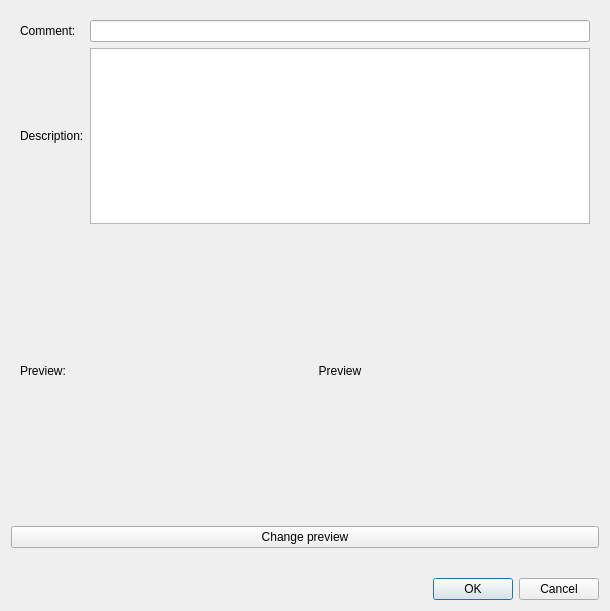
<?xml version="1.0" encoding="UTF-8"?>
<ui version="4.0">
 <class>dlg_SaveComment</class>
 <widget class="QDialog" name="dlg_SaveComment">
  <property name="geometry">
   <rect>
    <x>0</x>
    <y>0</y>
    <width>599</width>
    <height>611</height>
   </rect>
  </property>
  <property name="windowTitle">
   <string>Save Extended</string>
  </property>
  <layout class="QVBoxLayout" name="verticalLayout">
   <item>
    <widget class="QWidget" name="w_details" native="true">
     <layout class="QGridLayout" name="gridLayout">
      <item row="4" column="1">
       <widget class="QLabel" name="l_preview">
        <property name="minimumSize">
         <size>
          <width>500</width>
          <height>281</height>
         </size>
        </property>
        <property name="text">
         <string>Preview</string>
        </property>
        <property name="alignment">
         <set>Qt::AlignCenter</set>
        </property>
       </widget>
      </item>
      <item row="4" column="0">
       <widget class="QLabel" name="label">
        <property name="text">
         <string>Preview:</string>
        </property>
       </widget>
      </item>
      <item row="0" column="0">
       <widget class="QLabel" name="l_comment">
        <property name="text">
         <string>Comment:</string>
        </property>
       </widget>
      </item>
      <item row="0" column="1">
       <widget class="QLineEdit" name="e_comment"/>
      </item>
      <item row="2" column="0">
       <widget class="QLabel" name="label_2">
        <property name="text">
         <string>Description:</string>
        </property>
       </widget>
      </item>
      <item row="2" column="1">
       <widget class="QTextEdit" name="e_description"/>
      </item>
     </layout>
    </widget>
   </item>
   <item>
    <widget class="QPushButton" name="b_changePreview">
     <property name="text">
      <string>Change preview</string>
     </property>
    </widget>
   </item>
   <item>
    <spacer name="verticalSpacer">
     <property name="orientation">
      <enum>Qt::Vertical</enum>
     </property>
     <property name="sizeHint" stdset="0">
      <size>
       <width>20</width>
       <height>40</height>
      </size>
     </property>
    </spacer>
   </item>
   <item>
    <widget class="QDialogButtonBox" name="buttonBox">
     <property name="orientation">
      <enum>Qt::Horizontal</enum>
     </property>
     <property name="standardButtons">
      <set>QDialogButtonBox::Cancel|QDialogButtonBox::Ok</set>
     </property>
     <property name="centerButtons">
      <bool>false</bool>
     </property>
    </widget>
   </item>
  </layout>
 </widget>
 <tabstops>
  <tabstop>e_comment</tabstop>
  <tabstop>e_description</tabstop>
 </tabstops>
 <resources/>
 <connections/>
</ui>
